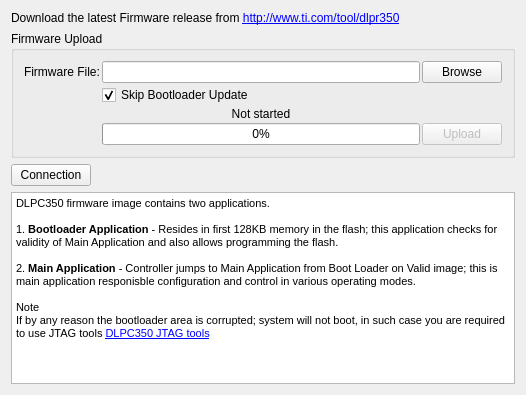
                <widget class="QWidget" name="tab_FirmwareUpload">
                 <attribute name="title">
                  <string>Firmware Upload</string>
                 </attribute>
                 <layout class="QFormLayout" name="formLayout_12">
                  <property name="fieldGrowthPolicy">
                   <enum>QFormLayout::AllNonFixedFieldsGrow</enum>
                  </property>
                  <item row="0" column="0">
                   <widget class="QLabel" name="label_FWUploadLatestFWLink">
                    <property name="frameShape">
                     <enum>QFrame::NoFrame</enum>
                    </property>
                    <property name="frameShadow">
                     <enum>QFrame::Plain</enum>
                    </property>
                    <property name="text">
                     <string>&lt;html&gt;&lt;head/&gt;&lt;body&gt;&lt;p&gt;Download the latest Firmware release from &lt;a href=&quot;http://www.ti.com/tool/dlpr350&quot;&gt;&lt;span style=&quot; font-family:'.HelveticaNeueUI,serif'; text-decoration: underline; color:#0000ff;&quot;&gt;http://www.ti.com/tool/dlpr350&lt;/span&gt;&lt;/a&gt;&lt;/p&gt;&lt;/body&gt;&lt;/html&gt;</string>
                    </property>
                    <property name="openExternalLinks">
                     <bool>true</bool>
                    </property>
                   </widget>
                  </item>
                  <item row="1" column="0">
                   <widget class="QGroupBox" name="groupBox_FWUpload">
                    <property name="minimumSize">
                     <size>
                      <width>504</width>
                      <height>20</height>
                     </size>
                    </property>
                    <property name="title">
                     <string>Firmware Upload</string>
                    </property>
                    <layout class="QVBoxLayout" name="verticalLayout_31">
                     <property name="spacing">
                      <number>2</number>
                     </property>
                     <property name="leftMargin">
                      <number>5</number>
                     </property>
                     <property name="topMargin">
                      <number>5</number>
                     </property>
                     <property name="rightMargin">
                      <number>5</number>
                     </property>
                     <property name="bottomMargin">
                      <number>5</number>
                     </property>
                     <item>
                      <layout class="QGridLayout" name="gridLayout_5">
                       <property name="leftMargin">
                        <number>5</number>
                       </property>
                       <property name="topMargin">
                        <number>5</number>
                       </property>
                       <property name="rightMargin">
                        <number>5</number>
                       </property>
                       <property name="bottomMargin">
                        <number>5</number>
                       </property>
                       <property name="spacing">
                        <number>2</number>
                       </property>
                       <item row="0" column="1">
                        <widget class="QLineEdit" name="FirmwareFile_2">
                         <property name="toolTip">
                          <string>BMP File path</string>
                         </property>
                        </widget>
                       </item>
                       <item row="0" column="2">
                        <widget class="QPushButton" name="pushButton_FWFileSelect">
                         <property name="enabled">
                          <bool>true</bool>
                         </property>
                         <property name="text">
                          <string>Browse</string>
                         </property>
                        </widget>
                       </item>
                       <item row="3" column="1">
                        <widget class="QProgressBar" name="prorgessBar_FWUpload">
                         <property name="enabled">
                          <bool>true</bool>
                         </property>
                         <property name="value">
                          <number>0</number>
                         </property>
                        </widget>
                       </item>
                       <item row="1" column="1">
                        <widget class="QCheckBox" name="checkBox_SkipBootLoader">
                         <property name="enabled">
                          <bool>true</bool>
                         </property>
                         <property name="text">
                          <string>Skip Bootloader Update</string>
                         </property>
                         <property name="checked">
                          <bool>true</bool>
                         </property>
                        </widget>
                       </item>
                       <item row="2" column="1">
                        <widget class="QLabel" name="label_FWUploadProgressBar">
                         <property name="text">
                          <string>Not started</string>
                         </property>
                         <property name="alignment">
                          <set>Qt::AlignCenter</set>
                         </property>
                        </widget>
                       </item>
                       <item row="3" column="2">
                        <widget class="QPushButton" name="pushButton_FWUpload">
                         <property name="enabled">
                          <bool>false</bool>
                         </property>
                         <property name="text">
                          <string>Upload</string>
                         </property>
                        </widget>
                       </item>
                       <item row="0" column="0">
                        <widget class="QLabel" name="label_FWFileSelect">
                         <property name="text">
                          <string>Firmware File:</string>
                         </property>
                        </widget>
                       </item>
                      </layout>
                     </item>
                    </layout>
                   </widget>
                  </item>
                  <item row="2" column="0">
                   <widget class="QPushButton" name="pushButton_Connect_2">
                    <property name="enabled">
                     <bool>true</bool>
                    </property>
                    <property name="text">
                     <string>Connection</string>
                    </property>
                   </widget>
                  </item>
                  <item row="3" column="0" colspan="2">
                   <widget class="QTextEdit" name="textEdit_FWUpdate">
                    <property name="readOnly">
                     <bool>true</bool>
                    </property>
                    <property name="html">
                     <string>&lt;!DOCTYPE HTML PUBLIC &quot;-//W3C//DTD HTML 4.0//EN&quot; &quot;http://www.w3.org/TR/REC-html40/strict.dtd&quot;&gt;
&lt;html&gt;&lt;head&gt;&lt;meta name=&quot;qrichtext&quot; content=&quot;1&quot; /&gt;&lt;style type=&quot;text/css&quot;&gt;
p, li { white-space: pre-wrap; }
&lt;/style&gt;&lt;/head&gt;&lt;body style=&quot; font-family:'MS Shell Dlg 2'; font-size:8.25pt; font-weight:400; font-style:normal;&quot;&gt;
&lt;p style=&quot; margin-top:0px; margin-bottom:0px; margin-left:0px; margin-right:0px; -qt-block-indent:0; text-indent:0px;&quot;&gt;DLPC350 firmware image contains two applications. &lt;/p&gt;
&lt;p style=&quot;-qt-paragraph-type:empty; margin-top:0px; margin-bottom:0px; margin-left:0px; margin-right:0px; -qt-block-indent:0; text-indent:0px;&quot;&gt;&lt;br /&gt;&lt;/p&gt;
&lt;p style=&quot; margin-top:0px; margin-bottom:0px; margin-left:0px; margin-right:0px; -qt-block-indent:0; text-indent:0px;&quot;&gt;1. &lt;span style=&quot; font-weight:600;&quot;&gt;Bootloader Application&lt;/span&gt; - Resides in first 128KB memory in the flash; this application checks for validity of Main Application and also allows programming the flash.&lt;/p&gt;
&lt;p style=&quot;-qt-paragraph-type:empty; margin-top:0px; margin-bottom:0px; margin-left:0px; margin-right:0px; -qt-block-indent:0; text-indent:0px;&quot;&gt;&lt;br /&gt;&lt;/p&gt;
&lt;p style=&quot; margin-top:0px; margin-bottom:0px; margin-left:0px; margin-right:0px; -qt-block-indent:0; text-indent:0px;&quot;&gt;2. &lt;span style=&quot; font-weight:600;&quot;&gt;Main Application&lt;/span&gt; - Controller jumps to Main Application from Boot Loader on Valid image; this is main application responisble configuration and control in various operating modes.&lt;/p&gt;
&lt;p style=&quot;-qt-paragraph-type:empty; margin-top:0px; margin-bottom:0px; margin-left:0px; margin-right:0px; -qt-block-indent:0; text-indent:0px;&quot;&gt;&lt;br /&gt;&lt;/p&gt;
&lt;p style=&quot; margin-top:0px; margin-bottom:0px; margin-left:0px; margin-right:0px; -qt-block-indent:0; text-indent:0px;&quot;&gt;Note&lt;/p&gt;
&lt;p style=&quot; margin-top:0px; margin-bottom:0px; margin-left:0px; margin-right:0px; -qt-block-indent:0; text-indent:0px;&quot;&gt;If by any reason the bootloader area is corrupted; system will not boot, in such case you are required to use JTAG tools &lt;a href=&quot;http://www.ti.com/dlp-lightcrafter4500-jtag-flash&quot;&gt;&lt;span style=&quot; font-size:8pt; text-decoration: underline; color:#0000ff;&quot;&gt;DLPC350 JTAG tools&lt;/span&gt;&lt;/a&gt;&lt;/p&gt;
&lt;p style=&quot; margin-top:0px; margin-bottom:0px; margin-left:0px; margin-right:0px; -qt-block-indent:0; text-indent:0px;&quot;&gt; &lt;/p&gt;&lt;/body&gt;&lt;/html&gt;</string>
                    </property>
                    <property name="textInteractionFlags">
                     <set>Qt::LinksAccessibleByKeyboard|Qt::LinksAccessibleByMouse</set>
                    </property>
                   </widget>
                  </item>
                 </layout>
                </widget>
